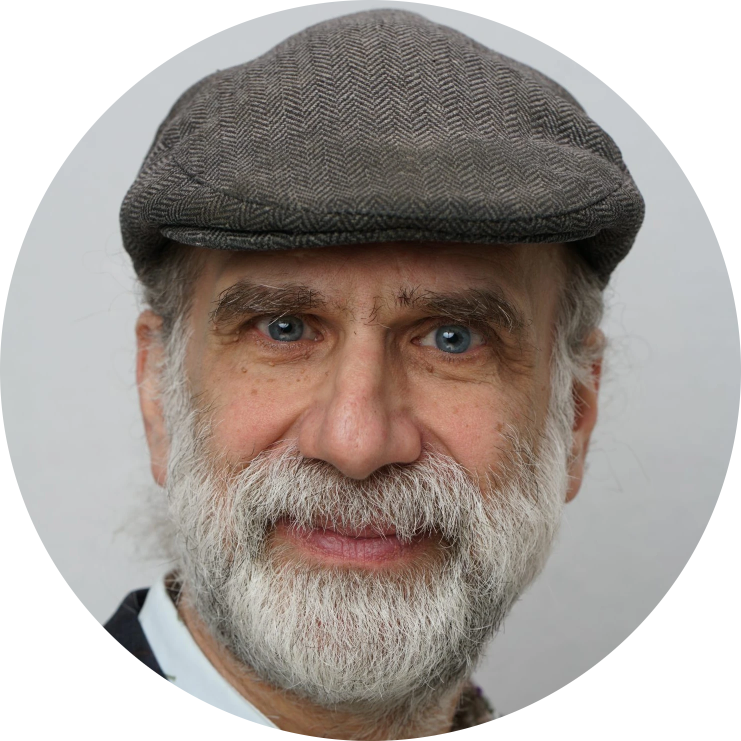
#> input picture content/photos/bruce-schneier.webp, 1482 x 1482 px (shown at 1/2 size)
$ python -i portrait.py   (imports and definitions only)
#> lines starting #> are read from the running program, lines starting #| are printed output that depends on the picture; after the words box and inside, x2 and y2 are one past the last pixel; in counts of white or black regions, pixels touching at a corner belong together
"""Turn a headshot into the site's halftone portrait.

Steps (identical for every photo, so portraits always match):
  1. cut the person out of the background (U2-Net human segmentation)
  2. frame the head: same face width, same head-top position, centred
  3. even out the lighting, then render an ink halftone at display size

Per-person tweaks come from the `portrait:` block in content/people/<slug>.md:
  zoom:       1.0   bigger than 1 = closer crop
  shift_x:    0.0   move the face right (+) or left (-), as a fraction of the width
  background: auto  "fade" = no cut-out, soft head-and-shoulders fade (for busy backgrounds
                    the cut-out can't handle); "trim" = cut-out limited to a head-and-shoulders
                    shape (for backgrounds with strong vertical edges, like windows)
"""
from __future__ import annotations

import os
import urllib.request

import cv2
import numpy as np
from PIL import Image

PIPELINE_VERSION = "halftone-1"   # bump to force every portrait to be regenerated

# framing (fractions of the working canvas)
WORK = 1200
FACE_W = 0.52
FACE_CX = 0.5
HEAD_TOP = 0.07
# output
OUT_PX = 480          # shown at up to 240 CSS px, so 2x for sharp screens
CELL = 4.6            # halftone screen period in output pixels
ANGLE = 45
INK = (0x12, 0x16, 0x1D)

MODEL_URL = "https://github.com/danielgatis/rembg/releases/download/v0.0.0/u2net_human_seg.onnx"
MODEL_PATH = os.environ.get(
    "U2NET_MODEL", os.path.join(os.path.expanduser("~"), ".cache", "cse-portraits", "u2net_human_seg.onnx"))

_session = None


def _model():
    global _session
    if _session is None:
        import onnxruntime as ort
        if not os.path.exists(MODEL_PATH):
            os.makedirs(os.path.dirname(MODEL_PATH), exist_ok=True)
            print(f"downloading segmentation model to {MODEL_PATH} (176 MB, once)")
            urllib.request.urlretrieve(MODEL_URL, MODEL_PATH + ".part")
            os.replace(MODEL_PATH + ".part", MODEL_PATH)
        _session = ort.InferenceSession(MODEL_PATH, providers=["CPUExecutionProvider"])
    return _session


def _segment(rgba: np.ndarray) -> np.ndarray:
    H, W = rgba.shape[:2]
    small = cv2.resize(rgba, (320, 320), interpolation=cv2.INTER_AREA)
    hole = (small[..., 3] < 250).astype(np.uint8)          # fill transparent corners (round crops)
    rgb = cv2.inpaint(np.ascontiguousarray(small[..., :3]), hole, 9, cv2.INPAINT_TELEA)
    x = rgb.astype(np.float32)
    x /= max(float(x.max()), 1e-6)
    x = (x - [0.485, 0.456, 0.406]) / [0.229, 0.224, 0.225]
    s = _model()
    d = s.run(None, {s.get_inputs()[0].name: x.transpose(2, 0, 1)[None].astype(np.float32)})[0][0, 0]
    d = (d - d.min()) / (d.max() - d.min() + 1e-8)
    return np.clip(cv2.resize(d, (W, H), interpolation=cv2.INTER_CUBIC), 0, 1)


# [32 lines left out: functions _bust, _face, not called in this run]


def cutout(path: str, zoom=1.0, shift_x=0.0, background="auto") -> np.ndarray:
    """RGBA float image (WORK x WORK): the person only, framed consistently."""
#> called with path = '../../content/photos/bruce-schneier.webp', zoom = 1, shift_x = 0, background = 'auto'
    a = np.asarray(Image.open(path).convert("RGBA"))
#> a is the input picture: shape (1482, 1482, 4); mean R, G, B, A 148.8, 141.2, 136.6, 200.3
    H, W = a.shape[:2]
#> H = 1482; W = 1482
    alpha_src = a[..., 3].astype(np.float32) / 255
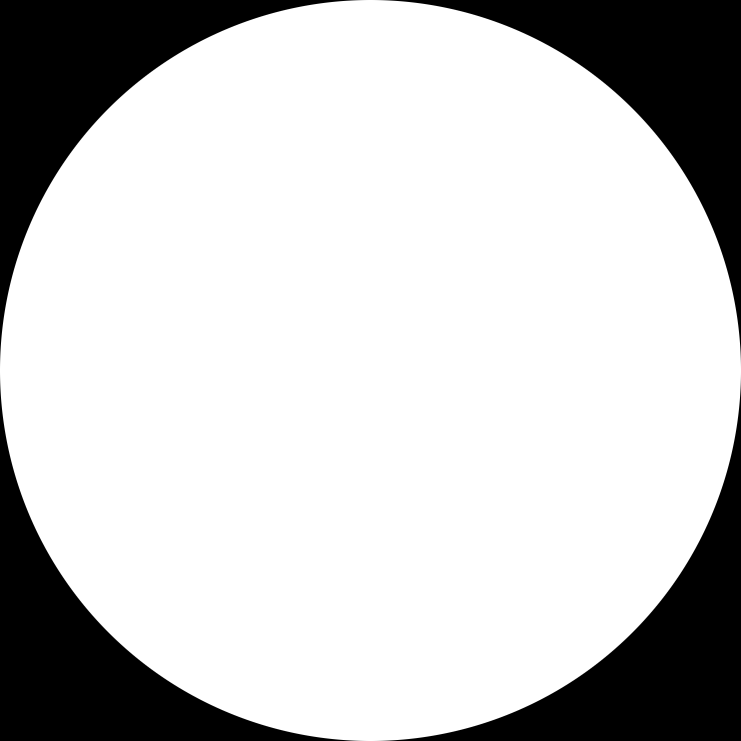
#> alpha_src: shape (1482, 1482) float32 (shown at 1/2 size); min 0, max 1, mean 0.785
    rgb = np.ascontiguousarray(a[..., :3])
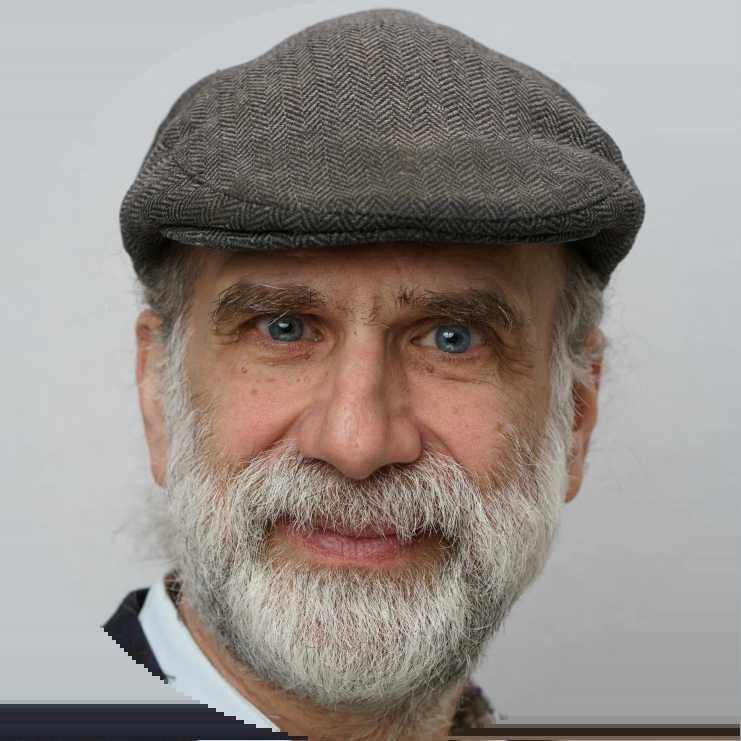
#> rgb: shape (1482, 1482, 3) (shown at 1/2 size); mean R, G, B 148.8, 141.2, 136.6
    if background == "fade":
        mask = _bust(H, W, soft=0.035, hw=0.27)
    elif background == "trim":
        seg = _segment(a) * alpha_src
        fcx, _, _ = _face(rgb, seg)
        mask = seg * _bust(H, W, soft=0.03, hw=0.36, cx=fcx / W)
    else:
        mask = _segment(a)
#> in _segment, `small = cv2.resize(rgba, (320, 320), interpolation=cv2.INTER_AREA)`:
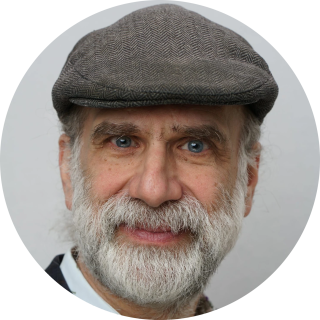
#> small: shape (320, 320, 4); mean R, G, B, A 148.8, 141.2, 136.6, 200.3; transparent parts drawn white
#> in _segment, `hole = (small[..., 3] < 250).astype(np.uint8)`:
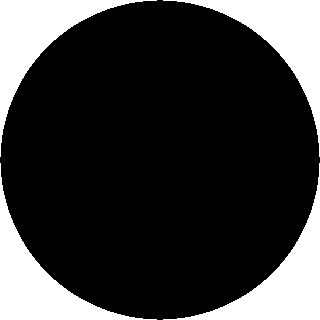
#> hole: shape (320, 320); values 0 (black) and 1 (white), 22% white; 4 white regions, box (x1, y1, x2, y2) and area: (0, 0, 157, 157) 5639, (163, 0, 320, 157) 5639, (0, 163, 157, 320) 5639, (163, 163, 320, 320) 5639
#> in _segment, `rgb = cv2.inpaint(np.ascontiguousarray(small[..., :3]), hole, 9, cv2.I..`:
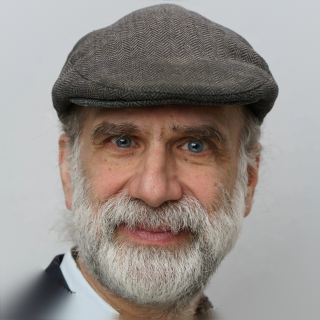
#> rgb: shape (320, 320, 3); mean R, G, B 149.9, 142.5, 137.9
#> in _segment, `x /= max(float(x.max()), 1e-6)`:
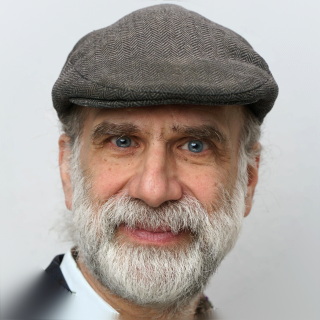
#> x: shape (320, 320, 3) float32; mean R, G, B 0.66, 0.628, 0.607
    mask *= alpha_src
    n, lab, st, _ = cv2.connectedComponentsWithStats((mask > 0.5).astype(np.uint8))
    if n > 2:                                   # keep only the main person blob
        keep = 1 + int(np.argmax(st[1:, 4]))
        mask *= cv2.dilate((lab == keep).astype(np.uint8), np.ones((9, 9), np.uint8)).astype(np.float32)
    cx, fw, top = _face(rgb, mask)
    scale = (FACE_W * WORK) / fw * float(zoom)
    M = np.float32([[scale, 0, (FACE_CX + float(shift_x)) * WORK - cx * scale],
                    [0, scale, HEAD_TOP * WORK - top * scale]])
    interp = cv2.INTER_CUBIC if scale > 1 else cv2.INTER_AREA
    rgb_o = cv2.warpAffine(rgb, M, (WORK, WORK), flags=interp, borderMode=cv2.BORDER_REPLICATE)
    m_o = cv2.warpAffine(mask, M, (WORK, WORK), flags=cv2.INTER_LINEAR, borderValue=0)
    alpha = np.clip(m_o, 0, 1)
    yy = np.linspace(0, 1, WORK)[:, None]
    alpha = alpha * np.clip((0.97 - yy) / 0.17, 0, 1)           # fade out the bottom of the bust
    return np.dstack([rgb_o.astype(np.float32) / 255, alpha])


# [30 lines left out: functions halftone, make_portrait, not called in this run]

#> (the run stopped early here; a loop or call above may not have finished)

$ run again, on content/photos/erin-walk.webp
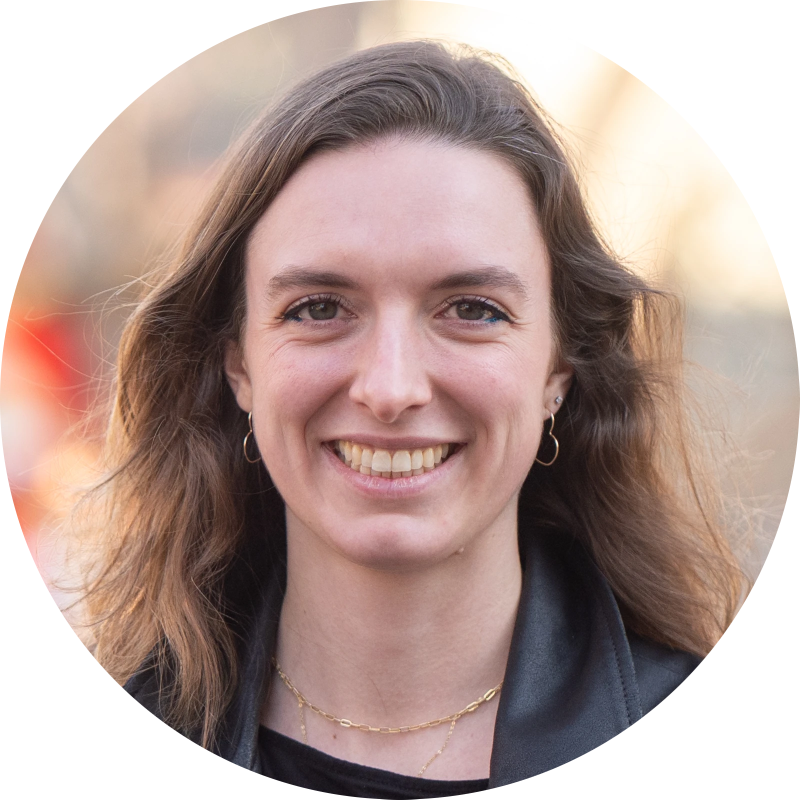
#> input picture content/photos/erin-walk.webp, 1599 x 1599 px (shown at 1/2 size)
#> in cutout, a is the input picture: shape (1599, 1599, 4); mean R, G, B, A 166.2, 139.8, 132.7, 200.3
#> in cutout, `alpha_src = a[..., 3].astype(np.float32) / 255`:
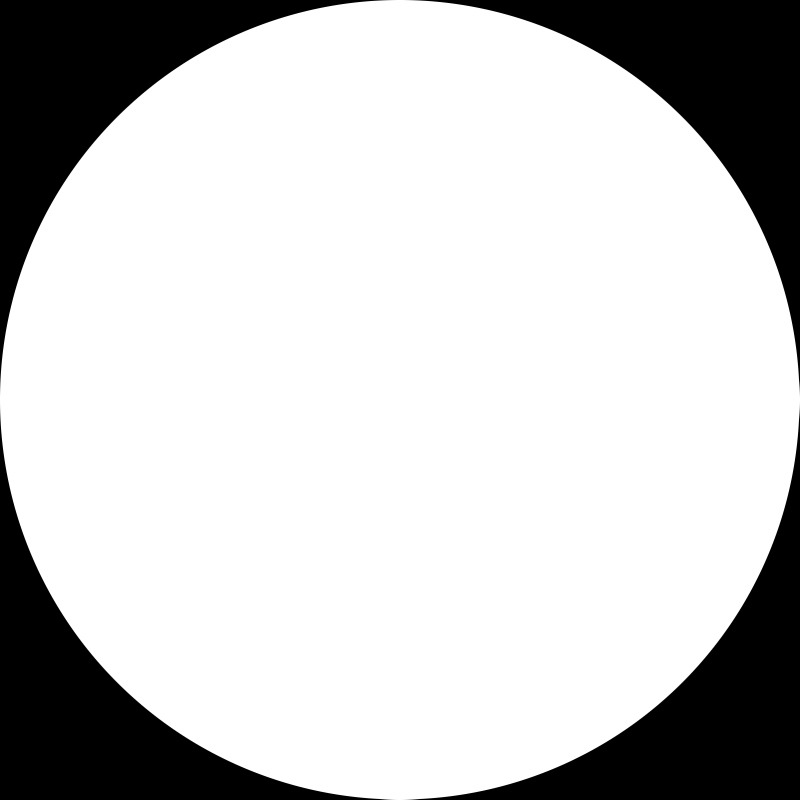
#> alpha_src: shape (1599, 1599) float32 (shown at 1/2 size); min 0, max 1, mean 0.785
#> hole: shape (320, 320); values 0 (black) and 1 (white), 22% white; 4 white regions, box (x1, y1, x2, y2) and area: (0, 0, 157, 157) 5631, (163, 0, 320, 157) 5631, (0, 163, 157, 320) 5631, (163, 163, 320, 320) 5631
#> in _segment, `x = (x - [0.485, 0.456, 0.406]) / [0.229, 0.224, 0.225]`:
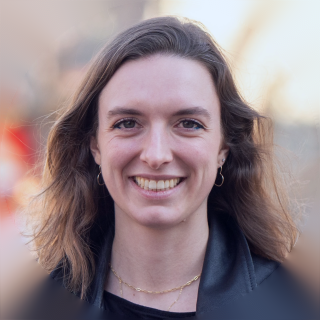
#> x: shape (320, 320, 3) float64; mean R, G, B 0.734, 0.442, 0.53; drawn with min black and max white

$ run again, on content/photos/jonathan-hochman.webp
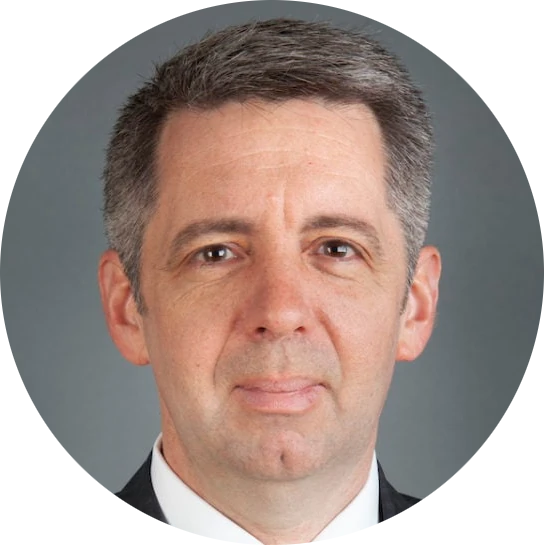
#> input picture content/photos/jonathan-hochman.webp, 544 x 545 px
#> in cutout, a is the input picture: shape (545, 544, 4); mean R, G, B, A 137.1, 121.8, 115.8, 200.3
#> in cutout, `alpha_src = a[..., 3].astype(np.float32) / 255`:
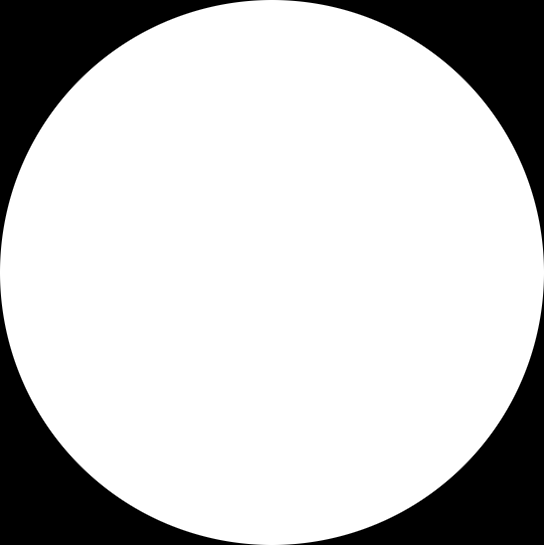
#> alpha_src: shape (545, 544) float32; min 0, max 1, mean 0.785
#> hole: shape (320, 320); values 0 (black) and 1 (white), 22.2% white; 4 white regions, box (x1, y1, x2, y2) and area: (0, 0, 157, 157) 5684, (163, 0, 320, 157) 5684, (0, 163, 157, 320) 5684, (163, 163, 320, 320) 5684
#> in _segment, `rgb = cv2.inpaint(np.ascontiguousarray(small[..., :3]), hole, 9, cv2.I..`:
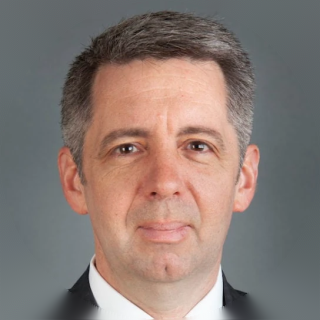
#> rgb: shape (320, 320, 3); mean R, G, B 137, 121.8, 115.7

$ run again, on content/photos/joseph-bonneau.webp
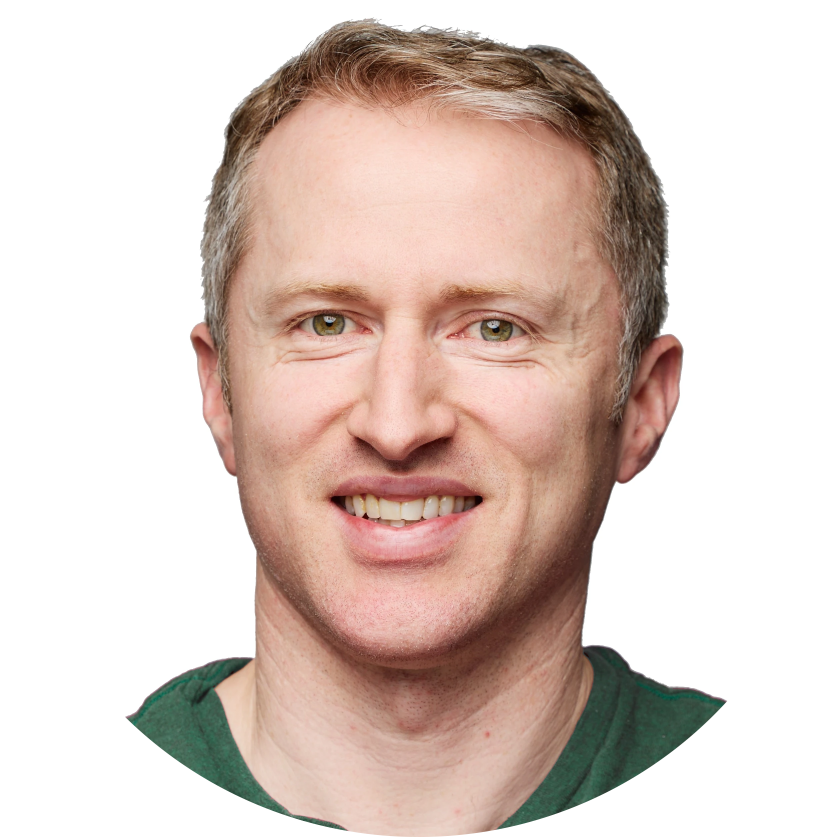
#> input picture content/photos/joseph-bonneau.webp, 2511 x 2511 px (shown at 1/3 size)
#> in cutout, a is the input picture: shape (2511, 2511, 4); mean R, G, B, A 206.9, 192.1, 183.5, 200.3
#> in cutout, `alpha_src = a[..., 3].astype(np.float32) / 255`:
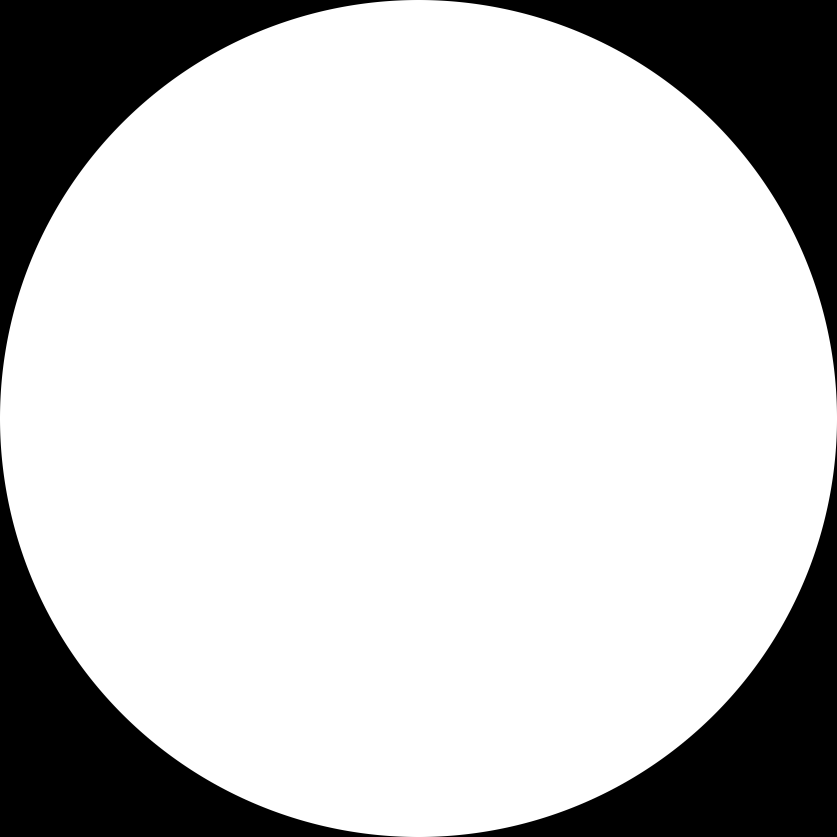
#> alpha_src: shape (2511, 2511) float32 (shown at 1/3 size); min 0, max 1, mean 0.785
#> hole: shape (320, 320); values 0 (black) and 1 (white), 22% white; 4 white regions, box (x1, y1, x2, y2) and area: (0, 0, 157, 157) 5627, (163, 0, 320, 157) 5627, (0, 163, 157, 320) 5627, (163, 163, 320, 320) 5627
#> in _segment, `x = (x - [0.485, 0.456, 0.406]) / [0.229, 0.224, 0.225]`:
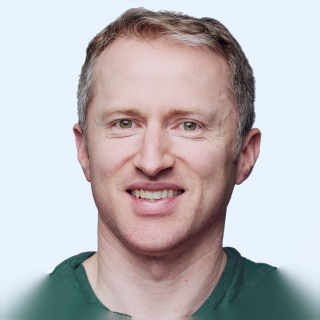
#> x: shape (320, 320, 3) float64; mean R, G, B 1.45, 1.35, 1.42; drawn with min black and max white
